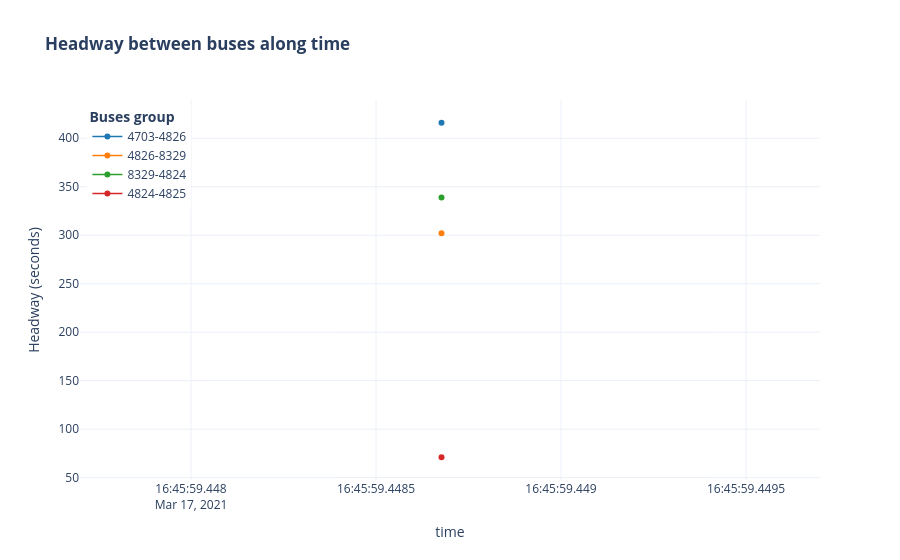

The notebook cell saved with this chart:
### Code cell
fig = go.Figure()
hw_ABs = [hw_AB1, hw_AB2, hw_AB3, hw_AB4]
for k in range(len(hw_ABs)):
    hw_AB = hw_ABs[k]
    # Separate fragments
    hw_AB_splits = []
    last_index = 0
    last_time = hw_AB.iloc[0].datetime
    nsplits = 0
    for i in range(hw_AB.shape[0]):
        if ((hw_AB.iloc[i].datetime - last_time).total_seconds() > 500) | (
            (i + 1) == hw_AB.shape[0]
        ):
            split = hw_AB.iloc[last_index:i]
            nsplits += 1
            if split.shape[0] < 1:
                continue
            last_index = i
            fig.add_trace(
                go.Scatter(
                    name=f"{split.iloc[0].busA}-{split.iloc[0].busB}",
                    showlegend=(nsplits == 1),
                    x=split.datetime,
                    y=split.headway,
                    mode="lines+markers",
                    line={"color": colors[k], "width": 1.5},
                )
            )
        last_time = hw_AB.iloc[i].datetime

fig.update_layout(
    title="<b>Headway between buses along time",
    legend={
        "title": "<b>Buses group",
        "x": 0.01,
        "y": 0.99,
        "traceorder": "normal",
        "font": {"size": 12},
    },
    xaxis={"title": "time"},
    yaxis={"title": "Headway (seconds)"},
)
fig.show()

### Figure 1 — Plotly figure (JSON) as saved in the notebook; plotly's stock layout.template omitted (floating-point values rounded to 4 significant figures)
{"data": [{"line": {"color": "#1f77b4", "width": 1.5}, "mode": "lines+markers", "name": "4703-4826", "showlegend": true, "type": "scatter", "x": ["2021-03-17T16:45:59.448677"], "y": [416]}, {"line": {"color": "#ff7f0e", "width": 1.5}, "mode": "lines+markers", "name": "4826-8329", "showlegend": true, "type": "scatter", "x": ["2021-03-17T16:45:59.448677"], "y": [302]}, {"line": {"color": "#2ca02c", "width": 1.5}, "mode": "lines+markers", "name": "8329-4824", "showlegend": true, "type": "scatter", "x": ["2021-03-17T16:45:59.448677"], "y": [339]}, {"line": {"color": "#d62728", "width": 1.5}, "mode": "lines+markers", "name": "4824-4825", "showlegend": true, "type": "scatter", "x": ["2021-03-17T16:45:59.448677"], "y": [71]}], "layout": {"legend": {"font": {"size": 12}, "title": {"text": "<b>Buses group"}, "traceorder": "normal", "x": 0.01, "y": 0.99}, "title": {"text": "<b>Headway between buses along time"}, "xaxis": {"title": {"text": "time"}}, "yaxis": {"title": {"text": "Headway (seconds)"}}}}
